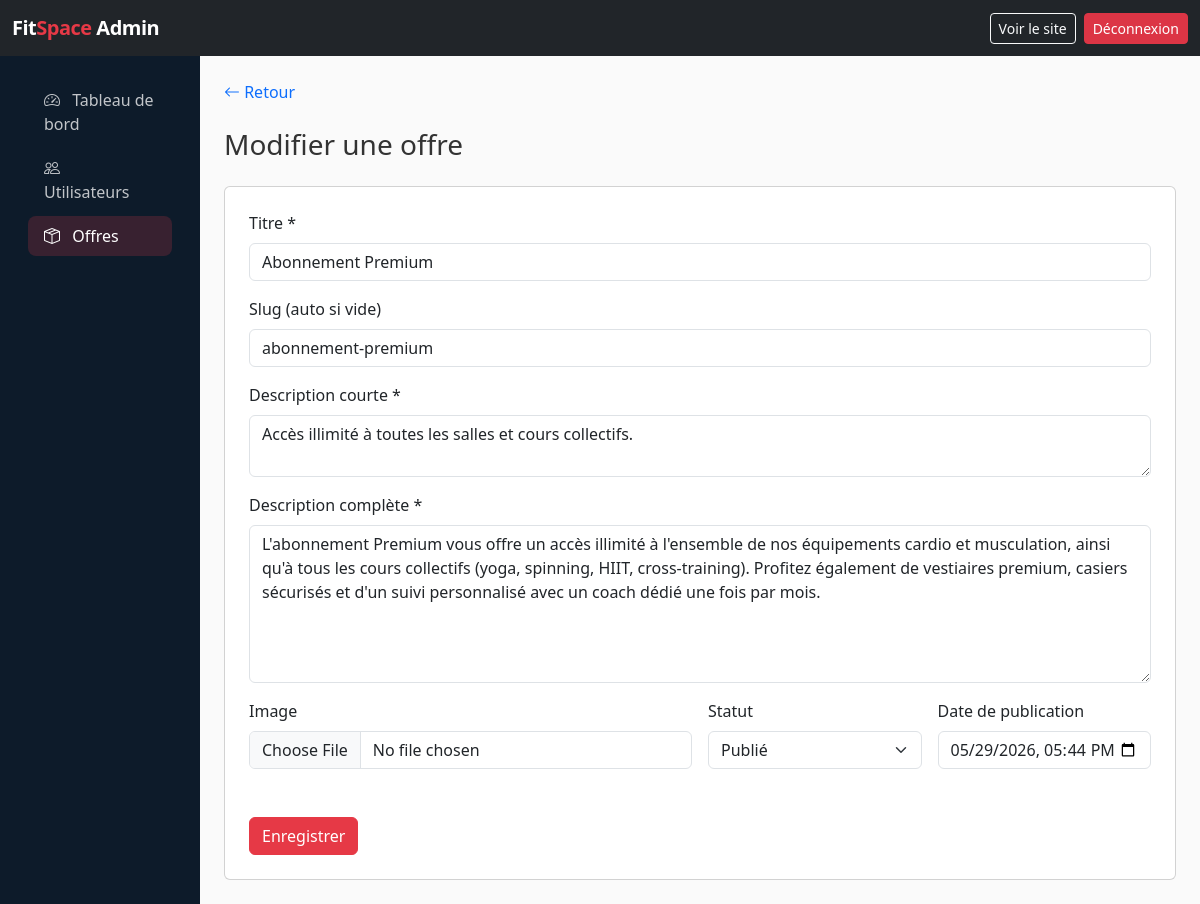
The app's page /admin/articles/1/edit (signed in), older data.
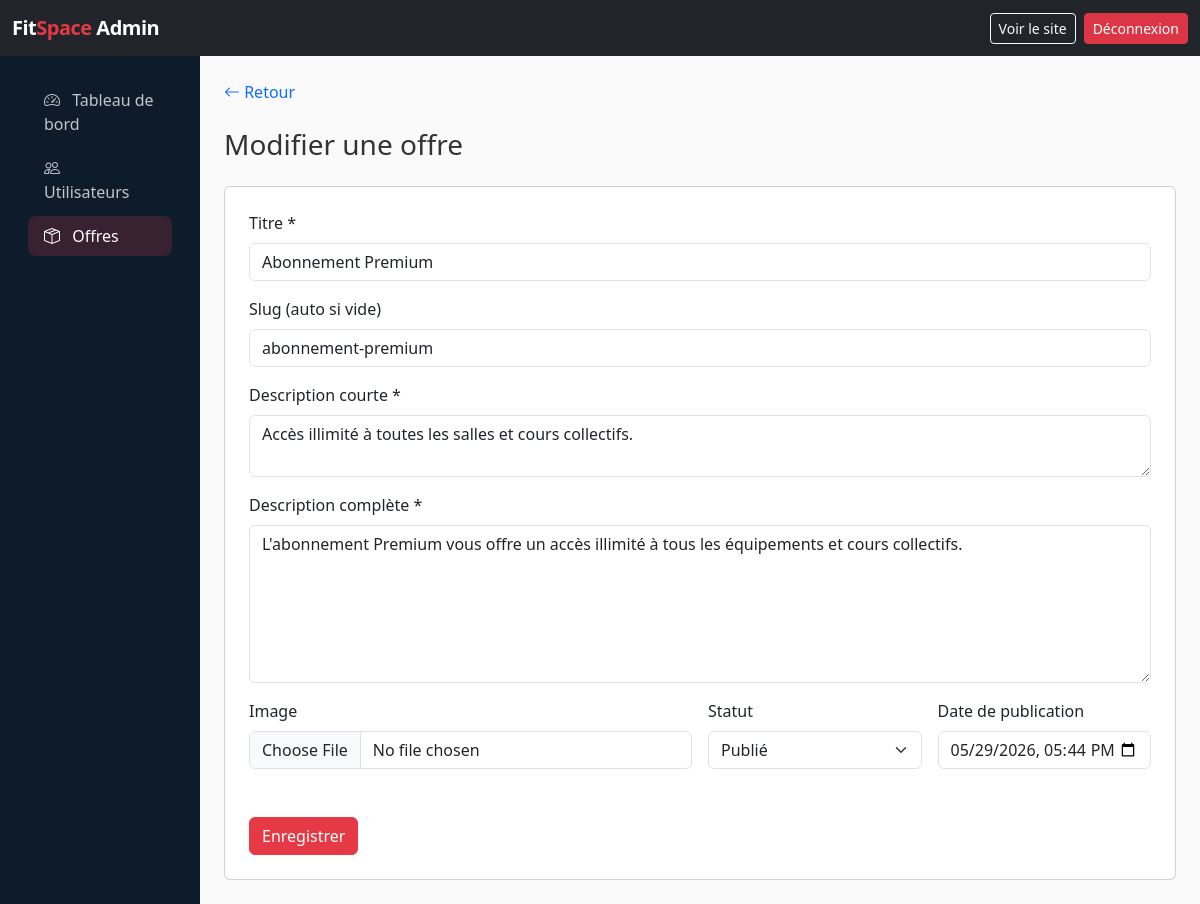
The same page, newer data.
### tables this page shows
CREATE TABLE articles (
    id INT UNSIGNED AUTO_INCREMENT PRIMARY KEY,
    title VARCHAR(255) NOT NULL,
    slug VARCHAR(255) NOT NULL UNIQUE,
    short_description TEXT NOT NULL,
    full_description TEXT NOT NULL,
    image VARCHAR(255) DEFAULT NULL,
    author_id INT UNSIGNED DEFAULT NULL,
    status ENUM('draft', 'published') NOT NULL DEFAULT 'published',
    published_at DATETIME NOT NULL DEFAULT CURRENT_TIMESTAMP,
    created_at DATETIME NOT NULL DEFAULT CURRENT_TIMESTAMP,
    updated_at DATETIME DEFAULT NULL ON UPDATE CURRENT_TIMESTAMP,

    CONSTRAINT fk_article_author
        FOREIGN KEY (author_id)
        REFERENCES users(id)
        ON DELETE SET NULL
);

### core/Controller.php (called while the page is built, shortened)
<?php
class Controller
{
    protected function view(string $view, array $data = [], string $layout = 'main'): void
    {
        $data['flash'] = $this->getFlash();
        $data['csrf_token'] = $this->csrfToken();
        extract($data);
        $viewFile = ROOT_PATH . '/views/' . $view . '.php';
        require $viewFile;
        $content = ob_get_clean();
        require ROOT_PATH . '/views/layouts/' . $layout . '.php';
    }
    protected function csrfToken(): string
    {
        return $_SESSION['csrf_token'];
    }
    protected function getFlash(): ?array
    {
        $flash = $_SESSION['flash'] ?? null;
        return $flash;
    }
}

### controllers/AdminArticleController.php (called while the page is built, shortened)
<?php
class AdminArticleController extends Controller
{
    private Article $articleModel;
    public function __construct()
    {
        $this->articleModel = new Article();
    }
    public function edit(string $id): void
    {
        $article = $this->articleModel->findById((int) $id);
        $this->view('admin/articles/form', [
            'title' => 'Modifier une offre',
            'article' => $article,
        ], 'admin');
    }
}

### index.php (called while the page is built, shortened)
<?php
spl_autoload_register(function (string $class): void {
    $paths = [
        ROOT_PATH . '/core/',
        ROOT_PATH . '/controllers/',
        ROOT_PATH . '/models/',
        ROOT_PATH . '/middleware/',
    ];
    foreach ($paths as $path) {
        $file = $path . $class . '.php';
        if (file_exists($file)) {
            return;
        }
    }
});
require_once ROOT_PATH . '/helpers/functions.php';
$router = new Router();
$router->get('/', 'HomeController', 'index');
$router->get('/offres', 'ArticleController', 'index');
$router->get('/offres/{id}', 'ArticleController', 'show');
$router->get('/register', 'AuthController', 'registerForm', ['GuestMiddleware']);
$router->post('/register', 'AuthController', 'register', ['GuestMiddleware']);
$router->get('/login', 'AuthController', 'loginForm', ['GuestMiddleware']);
$router->post('/login', 'AuthController', 'login', ['GuestMiddleware']);
$router->get('/logout', 'AuthController', 'logout', ['AuthMiddleware']);
$router->get('/forgot-password', 'AuthController', 'forgotForm', ['GuestMiddleware']);
$router->post('/forgot-password', 'AuthController', 'forgot', ['GuestMiddleware']);
$router->get('/reset-password', 'AuthController', 'resetForm', ['GuestMiddleware']);
$router->post('/reset-password', 'AuthController', 'reset', ['GuestMiddleware']);
$router->get('/dashboard', 'UserController', 'dashboard', ['AuthMiddleware']);
$router->get('/profile', 'UserController', 'profile', ['AuthMiddleware']);
$router->post('/profile', 'UserController', 'updateProfile', ['AuthMiddleware']);
$router->post('/reservation/create', 'ReservationController', 'create', ['AuthMiddleware']);
$router->post('/reservation/cancel', 'ReservationController', 'cancel', ['AuthMiddleware']);
$router->get('/admin', 'AdminController', 'dashboard', ['AdminMiddleware']);
$router->get('/admin/users', 'AdminUserController', 'index', ['AdminMiddleware']);
$router->get('/admin/users/create', 'AdminUserController', 'create', ['AdminMiddleware']);
$router->post('/admin/users/create', 'AdminUserController', 'store', ['AdminMiddleware']);
$router->get('/admin/users/{id}', 'AdminUserController', 'show', ['AdminMiddleware']);
$router->get('/admin/users/{id}/edit', 'AdminUserController', 'edit', ['AdminMiddleware']);
$router->post('/admin/users/{id}/edit', 'AdminUserController', 'update', ['AdminMiddleware']);
$router->post('/admin/users/{id}/delete', 'AdminUserController', 'delete', ['AdminMiddleware']);
$router->get('/admin/articles', 'AdminArticleController', 'index', ['AdminMiddleware']);
$router->get('/admin/articles/create', 'AdminArticleController', 'create', ['AdminMiddleware']);
$router->post('/admin/articles/create', 'AdminArticleController', 'store', ['AdminMiddleware']);
$router->get('/admin/articles/{id}/edit', 'AdminArticleController', 'edit', ['AdminMiddleware']);
$router->get(
    '/admin/reservations',
    'AdminReservationController',
    'index',
    ['AdminMiddleware']
);
$router->post('/admin/articles/{id}/edit', 'AdminArticleController', 'update', ['AdminMiddleware']);
$router->post('/admin/articles/{id}/delete', 'AdminArticleController', 'delete', ['AdminMiddleware']);
$uri = $_SERVER['REQUEST_URI'] ?? '/';
$method = $_SERVER['REQUEST_METHOD'] ?? 'GET';
$router->dispatch($uri, $method);

### core/Database.php (called while the page is built)
<?php
class Database
{
    private static ?PDO $instance = null;
    public static function getInstance(): PDO
    {
        if (self::$instance === null) {
            $dsn = 'mysql:host=' . DB_HOST . ';dbname=' . DB_NAME . ';charset=' . DB_CHARSET;
            self::$instance = new PDO($dsn, DB_USER, DB_PASS, [
                PDO::ATTR_ERRMODE => PDO::ERRMODE_EXCEPTION,
                PDO::ATTR_DEFAULT_FETCH_MODE => PDO::FETCH_ASSOC,
                PDO::ATTR_EMULATE_PREPARES => false,
            ]);
        }
        return self::$instance;
    }
}

### models/Article.php (called while the page is built, shortened)
<?php
class Article
{
    private PDO $db;
    public function __construct()
    {
        $this->db = Database::getInstance();
    }
    public function findById(int $id): ?array
    {
        $stmt = $this->db->prepare(
            'SELECT a.*, u.first_name AS author_first, u.last_name AS author_last
             FROM articles a
             LEFT JOIN users u ON a.author_id = u.id
             WHERE a.id = ?'
        );
        $stmt->execute([$id]);
        return $stmt->fetch() ?: null;
    }
}

### helpers/functions.php (called while the page is built, shortened)
<?php
function e(?string $value): string
{
    return htmlspecialchars($value ?? '', ENT_QUOTES, 'UTF-8');
}

### views/admin/articles/form.php (the view, shortened to what this page needs)
<div class="mb-4">
    <a href="<?= APP_URL ?>/admin/articles" class="text-decoration-none"><i class="bi bi-arrow-left"></i> Retour</a>
</div>
<h1 class="h3 mb-4"><?= $article ? 'Modifier' : 'Créer' ?> une offre</h1>
<div class="card p-4">
    <form method="POST" action="<?= $article ? APP_URL . '/admin/articles/' . (int)$article['id'] . '/edit' : APP_URL . '/admin/articles/create' ?>" enctype="multipart/form-data">
        <div class="mb-3">
            <label class="form-label">Titre *</label>
            <input type="text" name="title" class="form-control" required value="<?= e($article['title'] ?? '') ?>">
        </div>
        <div class="mb-3">
            <label class="form-label">Slug (auto si vide)</label>
            <input type="text" name="slug" class="form-control" value="<?= e($article['slug'] ?? '') ?>">
        </div>
        <div class="mb-3">
            <label class="form-label">Description courte *</label>
            <textarea name="short_description" class="form-control" rows="2" required><?= e($article['short_description'] ?? '') ?></textarea>
        </div>
        <div class="mb-3">
            <label class="form-label">Description complète *</label>
            <textarea name="full_description" class="form-control" rows="6" required><?= e($article['full_description'] ?? '') ?></textarea>
        </div>
        <div class="row g-3">
            <div class="col-md-6">
                <label class="form-label">Image</label>
                <input type="file" name="image" class="form-control" accept="image/*">
            </div>
            <div class="col-md-3">
                <label class="form-label">Statut</label>
                <select name="status" class="form-select">
                    <option value="published" <?= ($article['status'] ?? 'published') === 'published' ? 'selected' : '' ?>>Publié</option>
                </select>
            </div>
            <div class="col-md-3">
                <label class="form-label">Date de publication</label>
                <input type="datetime-local" name="published_at" class="form-control"
                    value="<?= isset($article['published_at']) ? date('Y-m-d\TH:i', strtotime($article['published_at'])) : date('Y-m-d\TH:i') ?>">
            </div>
        </div>
        <button type="submit" class="btn btn-primary mt-4">Enregistrer</button>
    </form>
</div>

### core/Router.php (shortened to what this page needs)
<?php
class Router
{
    private array $routes = [];
    private function addRoute(string $httpMethod, string $path, string $controller, string $method, array $middleware): void
    {
        $this->routes[] = [
            'method' => $httpMethod,
            'path' => $path,
            'controller' => $controller,
            'action' => $method,
            'middleware' => $middleware,
        ];
    }
    public function dispatch(string $uri, string $httpMethod): void
    {
        $uri = parse_url($uri, PHP_URL_PATH);
        $basePath = parse_url(APP_URL, PHP_URL_PATH) ?: '';
        if ($basePath && str_starts_with($uri, $basePath)) {
            $uri = substr($uri, strlen($basePath)) ?: '/';
        }
        $uri = rtrim($uri, '/') ?: '/';
        foreach ($this->routes as $route) {
            $pattern = preg_replace('/\{([a-zA-Z_]+)\}/', '([^/]+)', $route['path']);
            $pattern = '#^' . $pattern . '$#';
            if ($route['method'] === $httpMethod && preg_match($pattern, $uri, $matches)) {
                array_shift($matches);
                $action = $route['action'];
                $controller = new $controllerName();
                call_user_func_array([$controller, $action], $matches);
                return;
            }
        }
    }
}

### views/layouts/admin.php (shortened to what this page needs)
<!DOCTYPE html>
<html lang="fr">
<head>
    <link href="https://cdn.jsdelivr.net/npm/bootstrap@5.3.3/dist/css/bootstrap.min.css" rel="stylesheet">
    <link href="https://cdn.jsdelivr.net/npm/bootstrap-icons@1.11.3/font/bootstrap-icons.min.css" rel="stylesheet">
    <link href="<?= APP_URL ?>/public/assets/css/style.css" rel="stylesheet">
</head>
<body>
    <nav class="navbar navbar-dark bg-dark">
        <div class="container-fluid">
            <a class="navbar-brand" href="<?= APP_URL ?>/admin">Fit<span style="color:#e63946">Space</span> Admin</a>
            <div class="d-flex gap-2">
                <a href="<?= APP_URL ?>/" class="btn btn-outline-light btn-sm">Voir le site</a>
                <a href="<?= APP_URL ?>/logout" class="btn btn-danger btn-sm">Déconnexion</a>
            </div>
        </div>
    </nav>
    <div class="container-fluid">
        <div class="row">
            <nav class="col-md-3 col-lg-2 admin-sidebar py-4">
                <ul class="nav flex-column px-3">
                    <li class="nav-item">
                        <a class="nav-link <?= !str_contains($_SERVER['REQUEST_URI'] ?? '', '/admin/users') && !str_contains($_SERVER['REQUEST_URI'] ?? '', '/admin/articles') ? 'active' : '' ?>" href="<?= APP_URL ?>/admin">
                            <i class="bi bi-speedometer2 me-2"></i> Tableau de bord
                        </a>
                    </li>
                    <li class="nav-item">
                        <a class="nav-link <?= str_contains($_SERVER['REQUEST_URI'] ?? '', '/admin/users') ? 'active' : '' ?>" href="<?= APP_URL ?>/admin/users">
                            <i class="bi bi-people me-2"></i> Utilisateurs
                        </a>
                    </li>
                    <li class="nav-item">
                        <a class="nav-link <?= str_contains($_SERVER['REQUEST_URI'] ?? '', '/admin/articles') ? 'active' : '' ?>" href="<?= APP_URL ?>/admin/articles">
                            <i class="bi bi-box-seam me-2"></i> Offres
                        </a>
                    </li>
                </ul>
            </nav>
            <main class="col-md-9 col-lg-10 py-4 px-4">
                <?= $content ?>
            </main>
        </div>
    </div>
</body>
</html>

### public/assets/css/style.css (style rules this page uses)
:root { --primary: #e63946; --primary-dark: #c1121f; --dark: #1d3557; --darker: #0d1b2a; --light: #f1faee; --accent: #457b9d; --gradient: linear-gradient(135deg, #1d3557 0%, #e63946 100%); }
body { font-family: 'Segoe UI', system-ui, -apple-system, sans-serif; color: #333; background-color: #fafafa; }
.navbar-brand { font-weight: 800; letter-spacing: -0.5px; }
.navbar-brand span { color: var(--primary); }
.btn-primary { background-color: var(--primary); border-color: var(--primary); }
.admin-sidebar { background: var(--darker); min-height: calc(100vh - 56px); }
.admin-sidebar .nav-link { color: rgba(255, 255, 255, 0.75); border-radius: 0.5rem; margin-bottom: 0.25rem; }
.admin-sidebar .nav-link:hover, .admin-sidebar .nav-link.active { background: rgba(230, 57, 70, 0.2); color: #fff; }

Row changes from the older to the newer data that the page shows:
changed articles "Abonnement Premium": full_description "…un accès illimité à l'ensemble de nos équipements cardio et musculation, ainsi qu'à tous les cours collectifs (yoga, spinning, HIIT, cross-training). Profitez également de vestiaires premium, casiers sécurisés et d'un suivi personnalisé avec un coach dédié une fois par mois." → "L'abonnement Premium vous offre un accès illimité à tous les équipements et cours collectifs."
